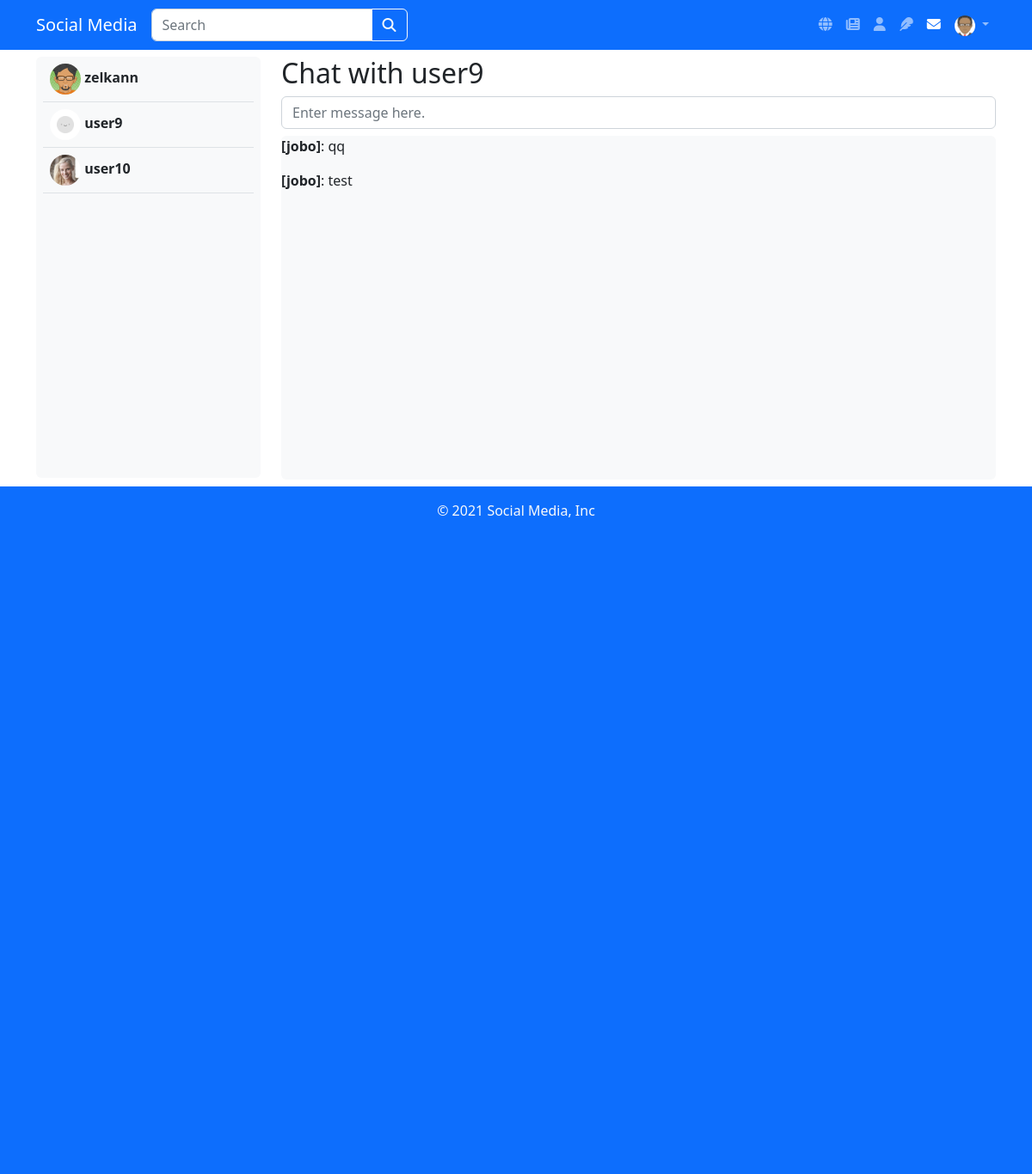
Screenshot of /chats/user9/ (signed in) with the database file from the repository.
### users/models/profile.py (models this page shows, shortened)
class Profile(models.Model):
    GENDER_CHOICES = (
        ("M", "Male"),
        ("F", "Female"),
    )
    user = models.OneToOneField(User, on_delete=models.CASCADE)
    image = models.ImageField(default="default.jpg", upload_to="profile_pics")
    location = models.CharField(max_length=100)
    gender = models.CharField(max_length=1, choices=GENDER_CHOICES)

### chats/models/thread.py (models this page shows, shortened)
class Thread(TrackingModel):
    THREAD_TYPE = (
        ('personal', 'Personal'),
        ('group', 'Group')
    )
    name = models.CharField(max_length=50, null=True, blank=True)
    thread_type = models.CharField(max_length=15, choices=THREAD_TYPE, default='group')
    users = models.ManyToManyField('auth.User')
    objects = ThreadManager()

### chats/models/message.py (models this page shows, shortened)
class Message(TrackingModel):
    thread = models.ForeignKey(Thread, on_delete=models.CASCADE)
    sender = models.ForeignKey('auth.User', on_delete=models.CASCADE)
    text = models.TextField(blank=False, null=False)

### chats/views/personal.py (the view)
# urls.py: path('<str:username>/', views.personal, name="personal"),
@login_required()
def personal(request, username):
    logged_user = request.user
    other_user = User.objects.get(username=username)
    thread = Thread.objects.get_or_create_personal_thread(user1=logged_user, user2=other_user)
    messages = Message.objects.filter(thread=thread).order_by('-created_at')
    _chat_threads = Thread.objects.by_user(user=logged_user.id).order_by('-updated_at')
    chat_threads = [(thread, thread.users.exclude(username=logged_user).first()) for thread in _chat_threads]
    context = {
        'other_user': username,
        'chat_threads': chat_threads,
        'messages': messages,
    }
    return render(request, "chats/personal.html", context=context)

### chats/managers/thread_manager.py (called while the page is built)
    def get_or_create_personal_thread(self, user1, user2):
        threads = self.get_queryset().filter(thread_type='personal')
        threads = threads.filter(users__in=[user1, user2]).distinct()
        threads = threads.annotate(u_count=Count('users')).filter(u_count=2)
        if threads.exists():
            return threads.first()
        else:
            thread = self.create(thread_type='personal')
            thread.users.add(user1)
            thread.users.add(user2)
            return thread

    def by_user(self, user):
        return self.get_queryset().filter(users__in=[user])

### chats/templates/chats/personal.html (shortened to what this page needs)
{% extends 'base.html' %}
{% block content %}
{% include 'chats/chat_interface.html' %}
{% endblock %}

### templates/navbar.html (shortened to what this page needs)
{% url 'posts:global-list' as global_list %}
{% url 'posts:subscribed-list' as subscribed_list %}
{% url 'users:profile' user.id as profile %}
{% url 'posts:create' as post_create %}
{% url 'chats:lobby' as lobby %}
<nav class="navbar navbar-expand-lg navbar-dark bg-primary">
  <div class="container container-fluid">
    <span class="navbar-brand mb-0 h1">Social Media</span>
    <div class="collapse navbar-collapse" id="navbarNav">
      <ul class="navbar-nav me-auto mb-2 mb-lg-0">
        {% if user.is_authenticated %}
        <form class="d-flex" role="search" action="/search/">
          <div class="input-group">
            <input type="text" name="query" class="form-control" placeholder="Search" aria-label="Recipient's username" aria-describedby="button-addon2">
            <button class="btn btn-outline-light" type="button" id="button-addon2"><i class="fa-solid fa-magnifying-glass"></i></button>
          </div>
        </form>
        {% endif %}
      </ul>
      <ul class="navbar-nav">
        {% if user.is_authenticated %}
        <li class="nav-item">
          <a href="{{ global_list }}" class="nav-link {% if request.path == global_list %}active{% endif %}"><i class="fa-solid fa-globe"></i></a>
        </li>
        <li>
          <a href="{{ subscribed_list }}" class="nav-link {% if request.path == subscribed_list %}active{% endif %}"><i class="fa-solid fa-newspaper"></i></a>
        </li>
        <li>
          <a href="{{ profile }}" class="nav-link {% if request.path == profile %}active{% endif %}"><i class="fa-solid fa-user"></i></a>
        </li>
        <li>
          <a href="{{ post_create }}" class="nav-link {% if request.path == post_create %}active{% endif %}"><i class="fa-solid fa-feather"></i></a>
        </li>
        <li class="nav-item">
          <a href="{{ lobby }}" class="nav-link {% if lobby in request.path %}active{% endif %}"><i class="fa-solid fa-envelope"></i></a>
        </li>
        <li class="nav-item dropdown">
          <a class="nav-link dropdown-toggle" href="#" role="button" data-bs-toggle="dropdown" aria-expanded="false">
            <img src="{{ user.profile.image.url }}" class="rounded-circle" style="height: 24px;" />
          </a>
        </li>
        {% endif %}
      </ul>
    </div>
  </div>
</nav>

### chats/templates/chats/chat_interface.html
<div class="row">
    <div class="col-3 my-2">
        <div class="overflow-auto bg-light px-2 rounded-2" style="height: 490px;">
            {% for thread, user in chat_threads %}
            <a href="{% url 'chats:personal' user.username %}" class="text-dark text-decoration-none fw-bold">
                <div class="border-bottom p-2">
                    <img src="{{ user.profile.image.url }}" class="rounded-circle float-left" style="height: 36px;" />
                    {{ user.username }}
                </div>
            </a>
            {% endfor %}
        </div>
    </div>
    <div class="col-9 my-2">
        <h2>Chat with {{ other_user }}</h2>
        <form id="form">
            <input name="message" placeholder="Enter message here." class="form-control my-2" />
        </form>
        <div id="messages" class="overflow-auto bg-light rounded-2 mt-2" style="height: 400px;">
            {% for message in messages %}
            <p><span class="fw-bold">[{{ message.sender }}]</span>: {{ message.text }}</p>
            {% endfor %}
        </div>
    </div>
</div>

### rows the page displays
Thread: profile.image (picture), username "zelkann"
Thread: profile.image (placeholder picture), username "user9"
Thread: profile.image (picture), username "user10"
Message: sender "jobo", text "qq"
Message: sender "jobo", text "test"

### other values shown
{{ other_user }} "user9"
